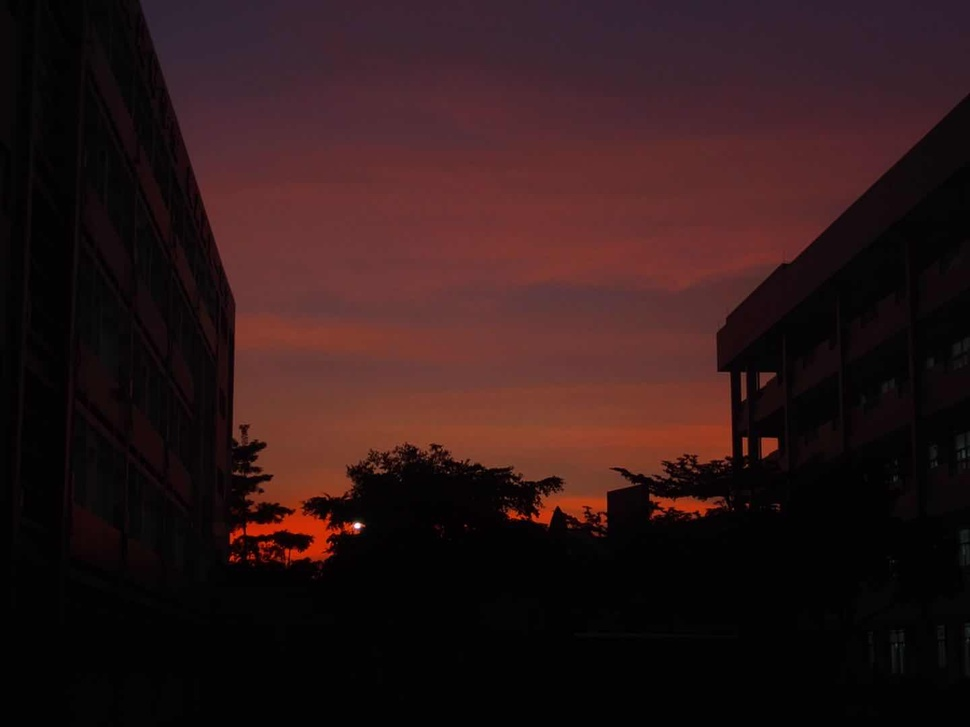
#> input picture python/2020151022_郑彦薇_实验报告_5/pythonProject_test5/view.jpg, 970 x 727 px, shrunk from 1440 x 1080 before the run, found by its file name
$ python test5_8.py
#> lines starting #> are read from the running program, lines starting #| are printed output that depends on the picture
import numpy as np
import matplotlib.pyplot as plt
from PIL import Image

#读入图片
image = Image.open('C:/Users/4334/PycharmProjects/pythonProject_test5/view.jpg')
#> image is the input picture: PIL image 970x727 RGB; mean R, G, B 44.9, 23.2, 23.8
#> the answer given: 3

#将原始图片转换为灰度图片
def imgToGray():
    img_gray = image.convert('L')
    img_gray.show()
    img_gray.save('C:/Users/4334/PycharmProjects/pythonProject_test5/img_gray.jpg')

#将图像裁剪到剩下图像的上半部分
def imgToCrop():
    image1 = np.array(image)
    H, W = image1.shape[0], image1.shape[1]
    H1 = H//2
    img_crop = image1[0:H1, :, :]
    plt.imshow(img_crop)
    plt.show()
    plt.imsave('C:/Users/4334/PycharmProjects/pythonProject_test5/img_crop.jpg', img_crop)

#垂直翻转图片
def imgToFlip():
    img_flip_vert = image.transpose(Image.Transpose.FLIP_TOP_BOTTOM)
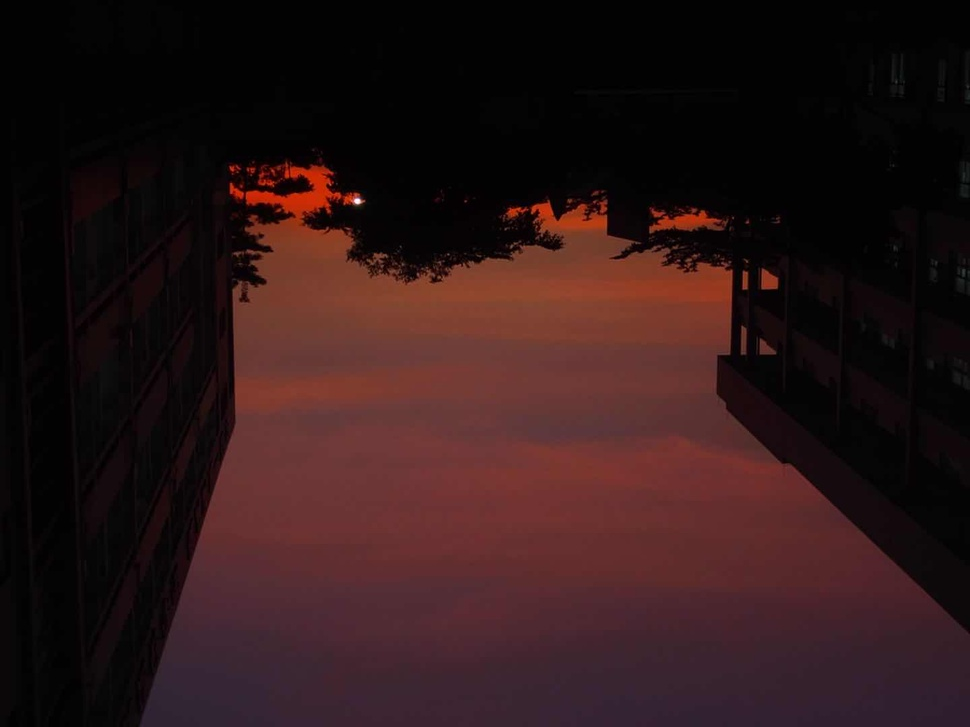
#> img_flip_vert: PIL image 970x727 RGB; mean R, G, B 44.9, 23.2, 23.8
    img_flip_vert.show()
    img_flip_vert.save('C:/Users/4334/PycharmProjects/pythonProject_test5/img_flip_vert.jpg')

#其他处理：对图片进行任意指定角度的旋转
def imgToRotate():
    print("输入你想翻转的角度：")
    angle = int(input())
    img_rotate = image.rotate(angle)
    img_rotate.show()
    img_rotate.save('C:/Users/4334/PycharmProjects/pythonProject_test5/img_rotate.jpg')

#统一操作
print("现在有一张图片，如图所示\n你可以对图片进行如下操作：\n")
print("1--将图片转换为灰度图片")
print("2--将图片裁剪剩上半部分")
print("3--将图片进行垂直翻转")
print("4--对图片进行指定角度旋转")
print("请输入你想进行的操作编号：")
cnt = int(input())
if cnt == 1:
    imgToGray()
elif cnt == 2:
    imgToCrop()
elif cnt == 3:
    imgToFlip()
elif cnt == 4:
    imgToRotate()
